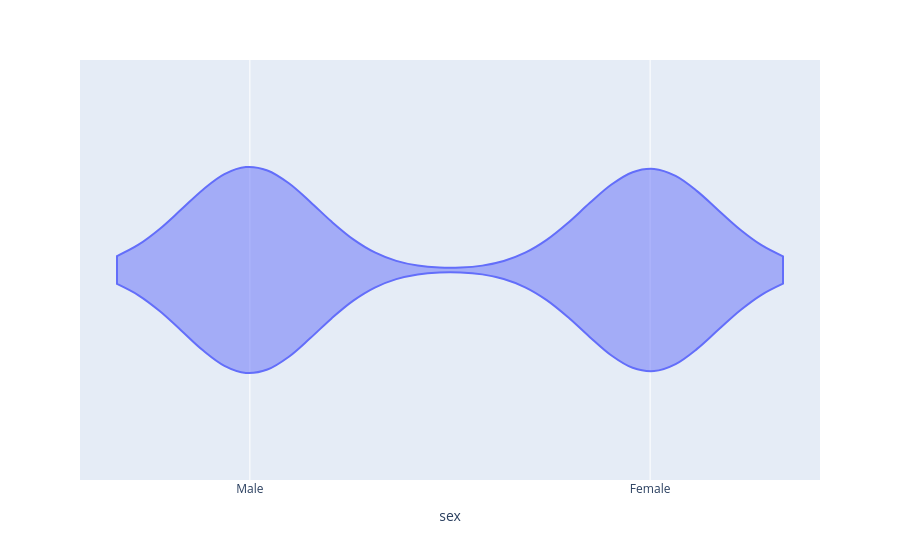

Notebook cell for this chart:
### Code cell
px.violin(df,x='sex')

### Figure 1 — Plotly figure (JSON) as saved in the notebook; plotly's stock layout.template omitted (floating-point values rounded to 4 significant figures; data arrays with more than 128 entries replaced by an {"elided": "..."} marker saying what was removed)
{"data": [{"alignmentgroup": "True", "box": {"visible": false}, "hovertemplate": "sex=%{x}<extra></extra>", "legendgroup": "", "marker": {"color": "#636efa"}, "name": "", "offsetgroup": "", "orientation": "h", "scalegroup": "True", "showlegend": false, "type": "violin", "x": {"elided": "344 str values"}, "x0": " ", "xaxis": "x", "y0": " ", "yaxis": "y"}], "layout": {"legend": {"tracegroupgap": 0}, "margin": {"t": 60}, "violinmode": "group", "xaxis": {"anchor": "y", "domain": [0, 1], "title": {"text": "sex"}}, "yaxis": {"anchor": "x", "domain": [0, 1]}}}
